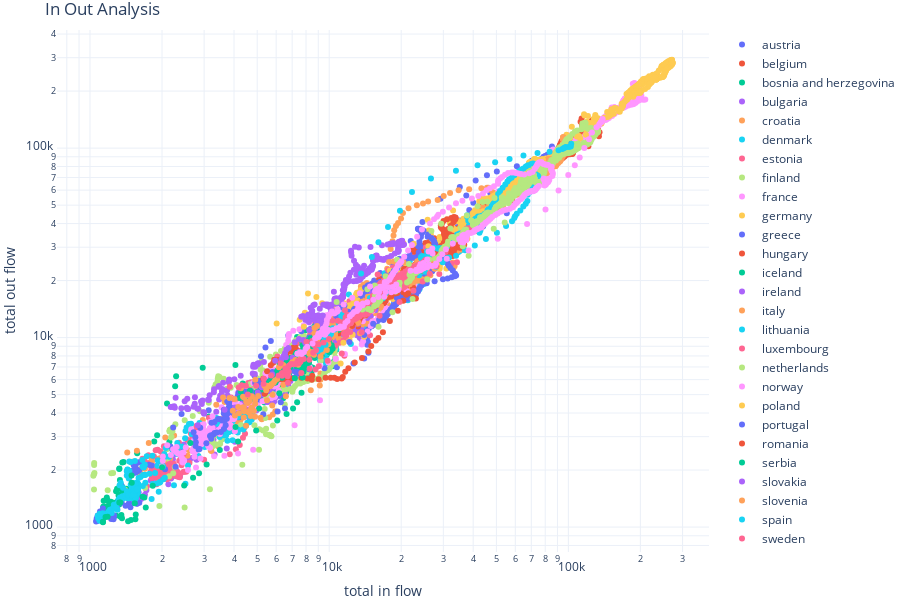

The code cell stored with this chart in its notebook:
### Code cell
def plot_in_out():
    plots = []
    
    for c in countries:
        dfc_out = df_out[df_out.start_name == c]
        dfc_in = df_in[df_in.end_name == c]
        

        #maxv = np.nanmax(dfc_in.travel_counts.rolling(7).mean().values)


        plot = go.Scatter(x=dfc_in.travel_counts.rolling(7).mean(), 
                          y=dfc_out.travel_counts.rolling(7).mean(), 
                          name=c,mode='markers')
        plots.append(plot)

    
    fig = go.Figure(data=plots, layout=go.Layout(barmode='group'))

    fig.update_layout(template="plotly_white", margin=dict(l=0, r=0, t=30, b=0))
    fig.update_xaxes(type="log")
    fig.update_yaxes(type="log")
    fig.update_layout(
        height=600,
        title="In Out Analysis",
        xaxis_title="total in flow",
        yaxis_title="total out flow"
    )
    return fig

plot_in_out().show()

### Figure 1 — Plotly figure (JSON) as saved in the notebook; plotly's stock layout.template omitted (floating-point values rounded to 4 significant figures; data arrays with more than 128 entries replaced by an {"elided": "..."} marker saying what was removed)
{"data": [{"mode": "markers", "name": "austria", "type": "scatter", "x": {"elided": "281 float values"}, "y": {"elided": "281 float values"}}, {"mode": "markers", "name": "belgium", "type": "scatter", "x": {"elided": "281 float values"}, "y": {"elided": "281 float values"}}, {"mode": "markers", "name": "bosnia and herzegovina", "type": "scatter", "x": {"elided": "266 float values"}, "y": {"elided": "259 float values"}}, {"mode": "markers", "name": "bulgaria", "type": "scatter", "x": {"elided": "281 float values"}, "y": {"elided": "281 float values"}}, {"mode": "markers", "name": "croatia", "type": "scatter", "x": {"elided": "275 float values"}, "y": {"elided": "277 float values"}}, {"mode": "markers", "name": "denmark", "type": "scatter", "x": {"elided": "281 float values"}, "y": {"elided": "281 float values"}}, {"mode": "markers", "name": "estonia", "type": "scatter", "x": {"elided": "196 float values"}, "y": {"elided": "206 float values"}}, {"mode": "markers", "name": "finland", "type": "scatter", "x": {"elided": "240 float values"}, "y": {"elided": "229 float values"}}, {"mode": "markers", "name": "france", "type": "scatter", "x": {"elided": "281 float values"}, "y": {"elided": "281 float values"}}, {"mode": "markers", "name": "germany", "type": "scatter", "x": {"elided": "281 float values"}, "y": {"elided": "281 float values"}}, {"mode": "markers", "name": "greece", "type": "scatter", "x": {"elided": "223 float values"}, "y": {"elided": "219 float values"}}, {"mode": "markers", "name": "hungary", "type": "scatter", "x": {"elided": "281 float values"}, "y": {"elided": "281 float values"}}, {"mode": "markers", "name": "iceland", "type": "scatter", "x": [null, null, null, null, null, null, 1368, 1344.0, 1317.0, 1300.0, 1306.0, 1280.0, 1253.0, 1208.0, 1199.0], "y": [null, null, null, null, null, null, 1528.0, 1494.0, 1466.0, 1359.0, 1344.0, 1345, 1344.0, 1259.0, 1245.0, 1243.0, 1213.0]}, {"mode": "markers", "name": "ireland", "type": "scatter", "x": {"elided": "281 float values"}, "y": {"elided": "281 float values"}}, {"mode": "markers", "name": "italy", "type": "scatter", "x": {"elided": "280 float values"}, "y": {"elided": "280 float values"}}, {"mode": "markers", "name": "lithuania", "type": "scatter", "x": {"elided": "232 float values"}, "y": {"elided": "227 float values"}}, {"mode": "markers", "name": "luxembourg", "type": "scatter", "x": {"elided": "281 float values"}, "y": {"elided": "281 float values"}}, {"mode": "markers", "name": "netherlands", "type": "scatter", "x": {"elided": "281 float values"}, "y": {"elided": "281 float values"}}, {"mode": "markers", "name": "norway", "type": "scatter", "x": {"elided": "280 float values"}, "y": {"elided": "277 float values"}}, {"mode": "markers", "name": "poland", "type": "scatter", "x": {"elided": "281 float values"}, "y": {"elided": "281 float values"}}, {"mode": "markers", "name": "portugal", "type": "scatter", "x": {"elided": "281 float values"}, "y": {"elided": "281 float values"}}, {"mode": "markers", "name": "romania", "type": "scatter", "x": {"elided": "281 float values"}, "y": {"elided": "281 float values"}}, {"mode": "markers", "name": "serbia", "type": "scatter", "x": {"elided": "235 float values"}, "y": {"elided": "237 float values"}}, {"mode": "markers", "name": "slovakia", "type": "scatter", "x": {"elided": "271 float values"}, "y": {"elided": "278 float values"}}, {"mode": "markers", "name": "slovenia", "type": "scatter", "x": {"elided": "275 float values"}, "y": {"elided": "275 float values"}}, {"mode": "markers", "name": "spain", "type": "scatter", "x": {"elided": "281 float values"}, "y": {"elided": "281 float values"}}, {"mode": "markers", "name": "sweden", "type": "scatter", "x": {"elided": "281 float values"}, "y": {"elided": "281 float values"}}, {"mode": "markers", "name": "switzerland", "type": "scatter", "x": {"elided": "281 float values"}, "y": {"elided": "281 float values"}}, {"mode": "markers", "name": "united kingdom", "type": "scatter", "x": {"elided": "281 float values"}, "y": {"elided": "281 float values"}}], "layout": {"barmode": "group", "height": 600, "margin": {"b": 0, "l": 0, "r": 0, "t": 30}, "title": {"text": "In Out Analysis"}, "xaxis": {"title": {"text": "total in flow"}, "type": "log"}, "yaxis": {"title": {"text": "total out flow"}, "type": "log"}}}
